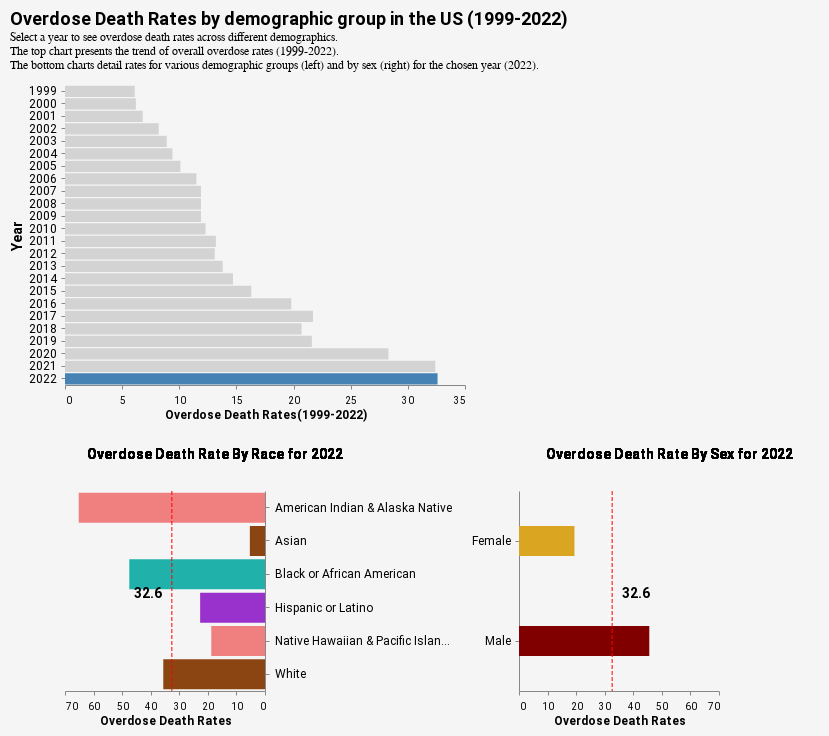

Specify this chart in Vega-Lite:
### Vega-Lite specification from a JSON file in a GitHub repository (floating-point values rounded to 4 significant figures; data arrays with more than 128 entries replaced by an {"elided": "..."} marker saying what was removed)
{"config": {"title": {"fontSize": 20, "font": "Roboto", "color": "black", "anchor": "start", "offset": 14}, "subtitle": {"fontSize": 16, "font": "Roboto", "color": "black"}, "axisX": {"domain": false, "titleFont": "Roboto", "titleFontSize": 12, "titleFontWeight": "bold", "labelFont": "Roboto", "labelFontSize": 10, "labelAngle": 0, "labelPadding": 6, "grid": true, "gridColor": "#d3d3d3", "titleColor": "black", "labelColor": "black"}, "axisY": {"domain": false, "titleFont": "Roboto", "titleFontSize": 14, "titleFontWeight": "bold", "labelFont": "Roboto", "labelFontSize": 12, "grid": false, "gridColor": "#d3d3d3", "gridWidth": 2, "titleColor": "black", "labelColor": "black"}, "legend": {"titleFont": "Roboto", "titleFontSize": 14, "labelFont": "Roboto", "labelFontSize": 12, "orient": "right", "titleColor": "black", "labelColor": "black"}, "background": "#f5f5f5", "view": {"stroke": "transparent", "strokeWidth": 0}, "range": {"category": ["lightcoral", "saddlebrown", "lightseagreen", "goldenrod", "darkorchid", "maroon"], "ordinal": ["#dbe9f6", "#9ecae9", "#6baed6", "#3182bd", "#08519c"], "diverging": ["#99d8c9", "#66c2a4", "#41ae76", "#2a7b62", "#54278f", "#756bb1", "#9e9ac8"]}, "axis": {"grid": false, "gridColor": "#d3d3d3", "gridWidth": 1, "tickSize": 4, "labelPadding": 5}, "bar": {"binSpacing": 4, "opacity": 1}, "line": {"strokeWidth": 1.5}, "text": {"font": "Roboto", "fontSize": 14, "color": "black"}, "point": {"filled": true, "size": 10}, "area": {"opacity": 0.6}}, "vconcat": [{"mark": {"type": "bar"}, "encoding": {"color": {"condition": {"param": "YearSelector", "value": "steelblue", "empty": false}, "value": "lightgray"}, "tooltip": [{"field": "Year", "type": "ordinal"}, {"field": "rate", "type": "quantitative"}], "x": {"axis": {"domain": true, "grid": false}, "field": "rate", "scale": {"domain": [0, 35]}, "title": "Overdose Death Rates(1999-2022)", "type": "quantitative"}, "y": {"field": "Year", "sort": {"field": "Year", "op": "max", "order": "ascending"}, "type": "ordinal"}}, "height": 300, "name": "view_3", "transform": [{"filter": "(datum.group === 'overall_overdose_rate')"}], "width": 400}, {"hconcat": [{"vconcat": [{"mark": {"type": "text", "align": "center", "baseline": "middle", "fontSize": 14, "fontWeight": "bold"}, "encoding": {"text": {"field": "text", "type": "nominal"}}, "height": 30, "transform": [{"filter": "(datum.group !== 'overall_overdose_rate')"}, {"filter": {"param": "YearSelector", "empty": false}}, {"calculate": "' Overdose Death Rate By Race for ' + datum.Year", "as": "text"}], "width": 300}, {"layer": [{"mark": {"type": "bar", "size": 30}, "encoding": {"color": {"field": "group", "legend": null, "type": "nominal"}, "tooltip": [{"field": "group", "type": "nominal"}, {"field": "rate", "type": "quantitative"}], "x": {"axis": {"domain": true, "grid": false}, "field": "rate", "scale": {"domain": [0, 70], "reverse": true}, "title": "Overdose Death Rates", "type": "quantitative"}, "y": {"axis": {"domain": true, "orient": "right"}, "field": "group", "title": null, "type": "nominal"}}, "transform": [{"filter": "(datum.group !== 'overall_overdose_rate')"}, {"filter": "((datum.group !== 'Male') && (datum.group !== 'Female'))"}, {"filter": {"param": "YearSelector", "empty": false}}]}, {"mark": {"type": "rule", "color": "red", "strokeDash": [4, 2]}, "encoding": {"x": {"field": "rate", "type": "quantitative"}}, "transform": [{"filter": {"param": "YearSelector", "empty": false}}, {"filter": "(datum.group === 'overall_overdose_rate')"}, {"aggregate": [{"op": "mean", "field": "rate", "as": "rate"}], "groupby": ["Year"]}]}, {"mark": {"type": "text", "align": "right", "baseline": "bottom", "color": "black", "dx": -10, "dy": 10, "fontWeight": "bold"}, "encoding": {"text": {"field": "rate", "format": ".1f", "type": "quantitative"}, "x": {"field": "rate", "type": "quantitative"}}, "transform": [{"filter": {"param": "YearSelector", "empty": false}}, {"filter": "(datum.group === 'overall_overdose_rate')"}, {"aggregate": [{"op": "mean", "field": "rate", "as": "rate"}], "groupby": ["Year"]}]}], "height": 200, "width": 200}]}, {"vconcat": [{"mark": {"type": "text", "align": "center", "baseline": "middle", "fontSize": 14, "fontWeight": "bold"}, "encoding": {"text": {"field": "text", "type": "nominal"}}, "height": 30, "transform": [{"filter": "(datum.group !== 'overall_overdose_rate')"}, {"filter": {"param": "YearSelector", "empty": false}}, {"calculate": "' Overdose Death Rate By Sex for ' + datum.Year", "as": "text"}], "width": 300}, {"layer": [{"mark": {"type": "bar", "size": 30}, "encoding": {"color": {"field": "group", "legend": null, "type": "nominal"}, "tooltip": [{"field": "group", "type": "nominal"}, {"field": "rate", "type": "quantitative"}], "x": {"axis": {"domain": true, "grid": false}, "field": "rate", "scale": {"domain": [0, 70]}, "title": "Overdose Death Rates", "type": "quantitative"}, "y": {"axis": {"domain": true}, "field": "group", "title": null, "type": "nominal"}}, "transform": [{"filter": "(datum.group !== 'overall_overdose_rate')"}, {"filter": {"field": "group", "oneOf": ["Male", "Female"]}}, {"filter": {"param": "YearSelector", "empty": false}}]}, {"mark": {"type": "rule", "color": "red", "strokeDash": [4, 2]}, "encoding": {"x": {"field": "rate", "type": "quantitative"}}, "transform": [{"filter": {"param": "YearSelector", "empty": false}}, {"filter": "(datum.group === 'overall_overdose_rate')"}, {"aggregate": [{"op": "mean", "field": "rate", "as": "rate"}], "groupby": ["Year"]}]}, {"mark": {"type": "text", "align": "left", "baseline": "bottom", "color": "black", "dx": 10, "dy": 10, "fontWeight": "bold"}, "encoding": {"text": {"field": "rate", "format": ".1f", "type": "quantitative"}, "x": {"field": "rate", "type": "quantitative"}}, "transform": [{"filter": {"param": "YearSelector", "empty": false}}, {"filter": "(datum.group === 'overall_overdose_rate')"}, {"aggregate": [{"op": "mean", "field": "rate", "as": "rate"}], "groupby": ["Year"]}]}], "height": 200, "width": 200}]}], "spacing": 20}], "data": {"name": "data-90aa42604442738b4dfdd5e693c6ab8a"}, "padding": {"bottom": 10, "right": 10, "left": 10, "top": 10}, "params": [{"name": "YearSelector", "select": {"type": "point", "fields": ["Year"]}, "value": "2022", "views": ["view_3"]}], "title": {"text": "Overdose Death Rates by demographic group in the US (1999-2022)", "subtitle": ["Select a year to see overdose death rates across different demographics.", "The top chart presents the trend of overall overdose rates (1999-2022).", "The bottom charts detail rates for various demographic groups (left) and by sex (right) for the chosen year (2022)."], "fontSize": 18, "fontWeight": "bold", "anchor": "start"}, "$schema": "https://vega.github.io/schema/vega-lite/v5.20.1.json", "datasets": {"data-90aa42604442738b4dfdd5e693c6ab8a": {"elided": "216 records"}}}
